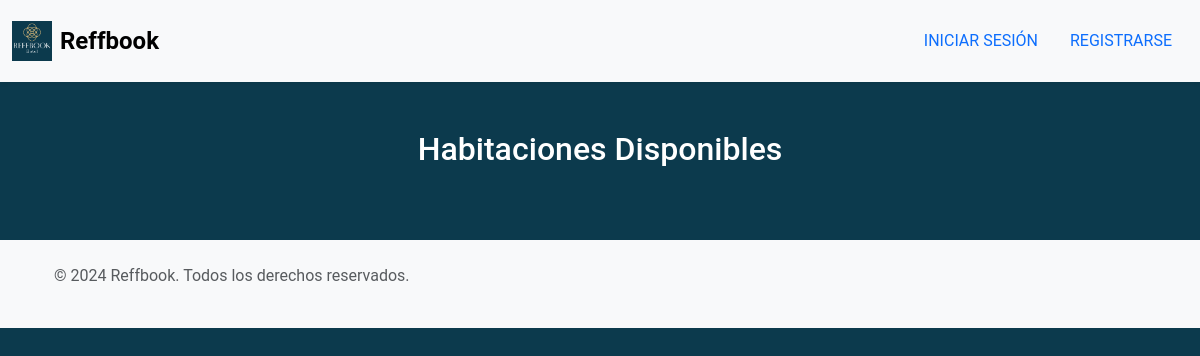
Before: /habitaciones/ with the older database file.
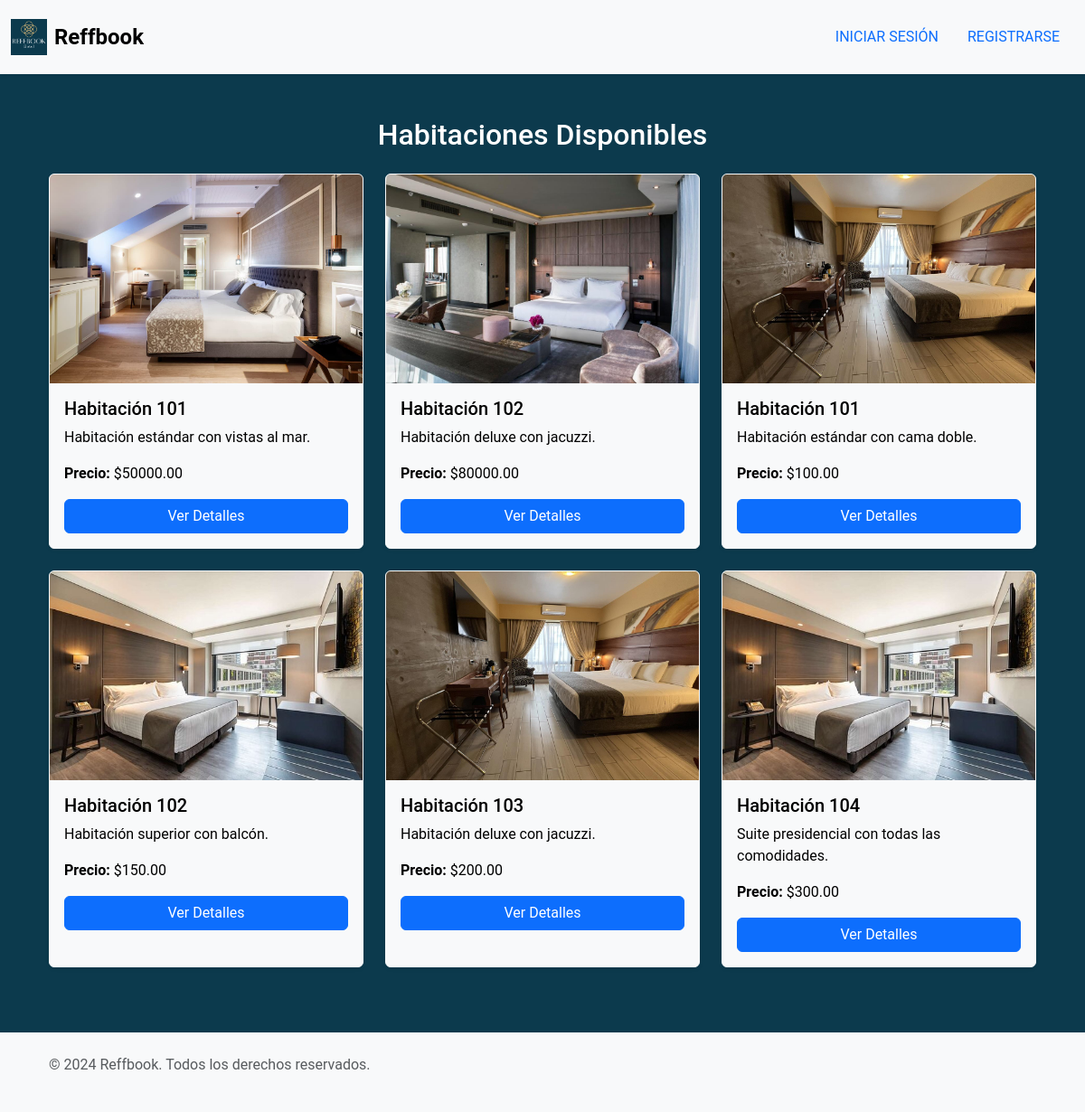
After: the same page with the newer database file.
### core/models.py (models this page shows, shortened)
class Habitacion(models.Model):
    habitacion_numero = models.CharField(max_length=10)
    habitacion_categoria = models.CharField(max_length=50)
    habitacion_descripcion = models.TextField(null=True, blank=True)
    habitacion_precio = models.DecimalField(max_digits=10, decimal_places=2)
    hotel = models.ForeignKey(Hotel, on_delete=models.CASCADE)
    habitacion_imagen = models.ImageField(upload_to='img/habitaciones/', null=True, blank=True)  # Campo para la imagen

### core/views.py (the view)
# urls.py: path('habitaciones/', views.lista_habitaciones, name='lista_habitaciones'),
def lista_habitaciones(request):
    habitaciones = Habitacion.objects.all()
    return render(request, 'core/lista_habitaciones.html', {'habitaciones': habitaciones})

### core/templates/core/lista_habitaciones.html (shortened to what this page needs)
{% extends 'base.html' %}
{% load static %}
{% block content %}
    <div class="container mt-5">
        <h2 class="text-center mb-4">Habitaciones Disponibles</h2>
        <div class="row">
            {% for habitacion in habitaciones %}
            <div class="col-md-4 mb-4">
                <div class="card border-light shadow-sm h-100">
                    {% if habitacion.habitacion_imagen %}
                        <img src="{{ habitacion.habitacion_imagen.url }}" class="card-img-top" alt="Habitación {{ habitacion.habitacion_numero }}">
                    {% else %}
                        <img src="{% static 'img/default.jpg' %}" class="card-img-top" alt="Sin imagen disponible">
                    {% endif %}
                    <div class="card-body">
                        <h5 class="card-title">Habitación {{ habitacion.habitacion_numero }}</h5>
                        <p class="card-text">{{ habitacion.habitacion_descripcion|truncatewords:20 }}</p>
                        <p class="card-text"><strong>Precio:</strong> ${{ habitacion.habitacion_precio }}</p>
                        <a href="{% url 'detalle_habitacion' habitacion.id %}" class="btn btn-primary w-100">Ver Detalles</a>
                    </div>
                </div>
            </div>
            {% endfor %}
        </div>
    </div>
{% endblock %}

### core/templates/core/base.html (shortened to what this page needs)
<!DOCTYPE html>
<html lang="es">
<head>
    {% load static %}
    <link href="https://cdn.jsdelivr.net/npm/bootstrap@5.3.3/dist/css/bootstrap.min.css" rel="stylesheet">
    <link rel="stylesheet" href="{% static 'css/global.css' %}">
</head>
<body>
    {% include 'nav.html' %}
    <div class="container mt-5">
        {% block content %}{% endblock %}
    </div>
    <footer class="bg-light text-center text-lg-start mt-5">
        <div class="container p-4">
            <p class="text-muted">© 2024 Reffbook. Todos los derechos reservados.</p>
        </div>
    </footer>
</body>
</html>

### core/templates/core/nav.html (shortened to what this page needs)
{% load static %}
<nav class="navbar navbar-expand-lg navbar-light bg-light py-3 shadow-sm">
    <div class="container-fluid">
        <a class="navbar-brand d-flex align-items-center" href="{% url 'cliente_home' %}" aria-label="Reffbook Home">
            <img src="{% static 'img/reffbook_logo.png' %}" alt="Logo de Reffbook" width="40" height="40" class="me-2">
            <span class="fs-4 fw-bold">Reffbook</span>
        </a>
        <div class="collapse navbar-collapse" id="navbarNav">
            <ul class="navbar-nav ms-auto">
                {% if request.user.is_authenticated %}
                    <li class="nav-item">
                        <a class="nav-link text-uppercase text-primary mx-2" href="{% url 'reserva_habitacion' %}">Hacer Reserva</a>
                    </li>
                    <li class="nav-item">
                        <a class="nav-link text-uppercase text-primary mx-2" href="{% url 'historial_reservas' %}">Historial de Reservas</a>
                    </li>
                    <li class="nav-item">
                        <a class="nav-link text-uppercase text-primary mx-2" href="{% url 'cliente_datos' %}">Modificar Datos</a>
                    </li>
                    <li class="nav-item">
                        <form method="POST" action="{% url 'logout' %}" style="display: inline;">
                            {% csrf_token %}
                            <button type="submit" class="btn btn-link nav-link text-uppercase text-danger mx-2" style="padding: 0;">Cerrar Sesión</button>
                        </form>
                    </li>
                {% else %}
                    <li class="nav-item">
                        <a class="nav-link text-uppercase text-primary mx-2" href="{% url 'login' %}">Iniciar Sesión</a>
                    </li>
                    <li class="nav-item">
                        <a class="nav-link text-uppercase text-primary mx-2" href="{% url 'registro' %}">Registrarse</a>
                    </li>
                {% endif %}
            </ul>
        </div>
    </div>
</nav>

### core/static/css/global.css (style rules this page uses)
body { background-color: #0c3a4d; color: white; font-family: 'Roboto', sans-serif; margin: 0; padding: 0; }
.card, .modal-content { background-color: #f8f9fa; color: black; }

Changed rows visible on the page:
added Habitacion: habitacion_imagen (picture), habitacion_numero "101", habitacion_descripcion "Habitación estándar con vistas al mar.", habitacion_precio "50000.00"
added Habitacion: habitacion_imagen (picture), habitacion_numero "102", habitacion_descripcion "Habitación deluxe con jacuzzi.", habitacion_precio "80000.00"
added Habitacion: habitacion_imagen (picture), habitacion_numero "101", habitacion_descripcion "Habitación estándar con cama doble.", habitacion_precio "100.00"
added Habitacion: habitacion_imagen (picture), habitacion_numero "102", habitacion_descripcion "Habitación superior con balcón.", habitacion_precio "150.00"
added Habitacion: habitacion_imagen (picture), habitacion_numero "103", habitacion_descripcion "Habitación deluxe con jacuzzi.", habitacion_precio "200.00"
added Habitacion: habitacion_imagen (picture), habitacion_numero "104", habitacion_descripcion "Suite presidencial con todas las comodidades.", habitacion_precio "300.00"
